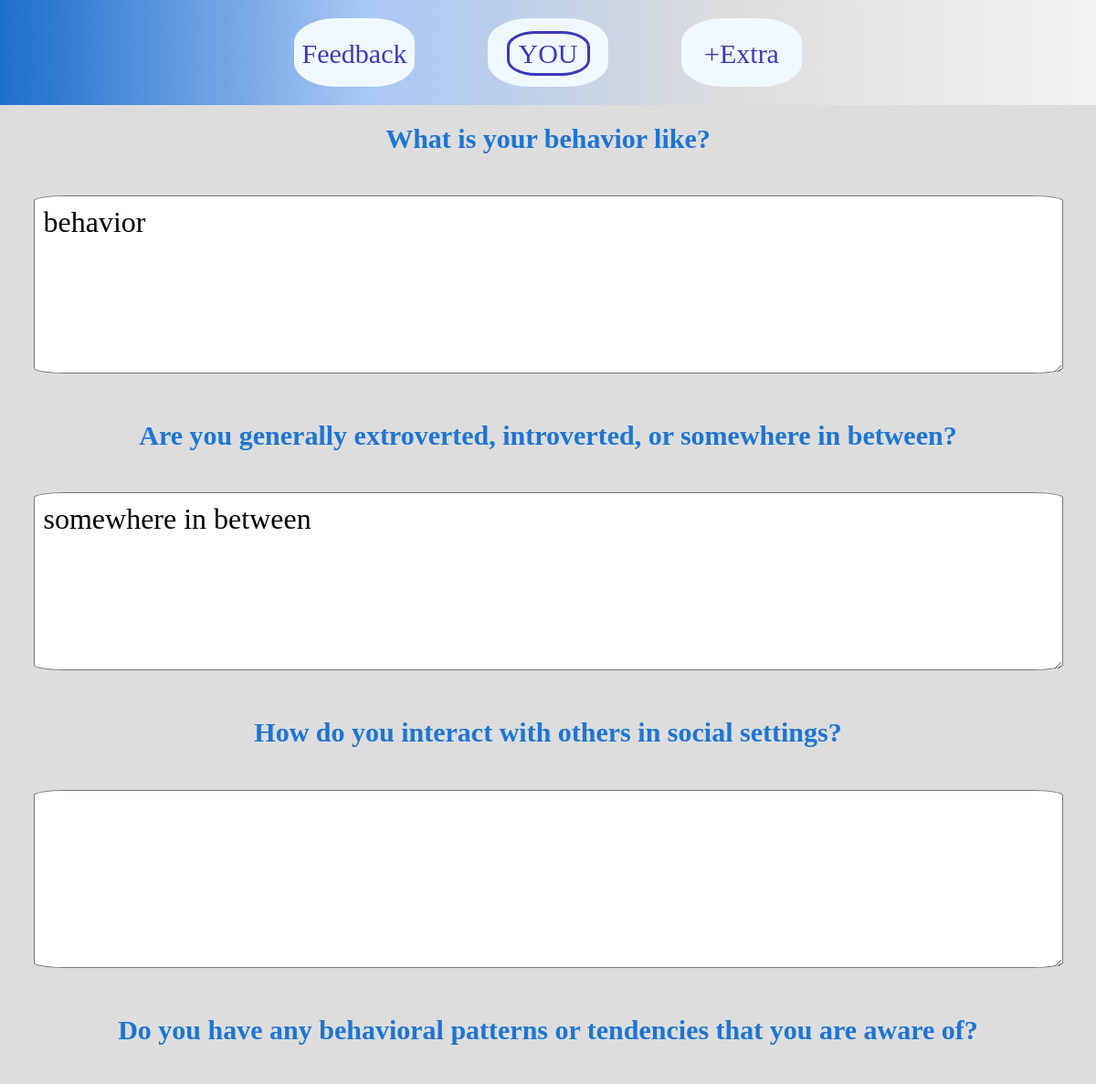
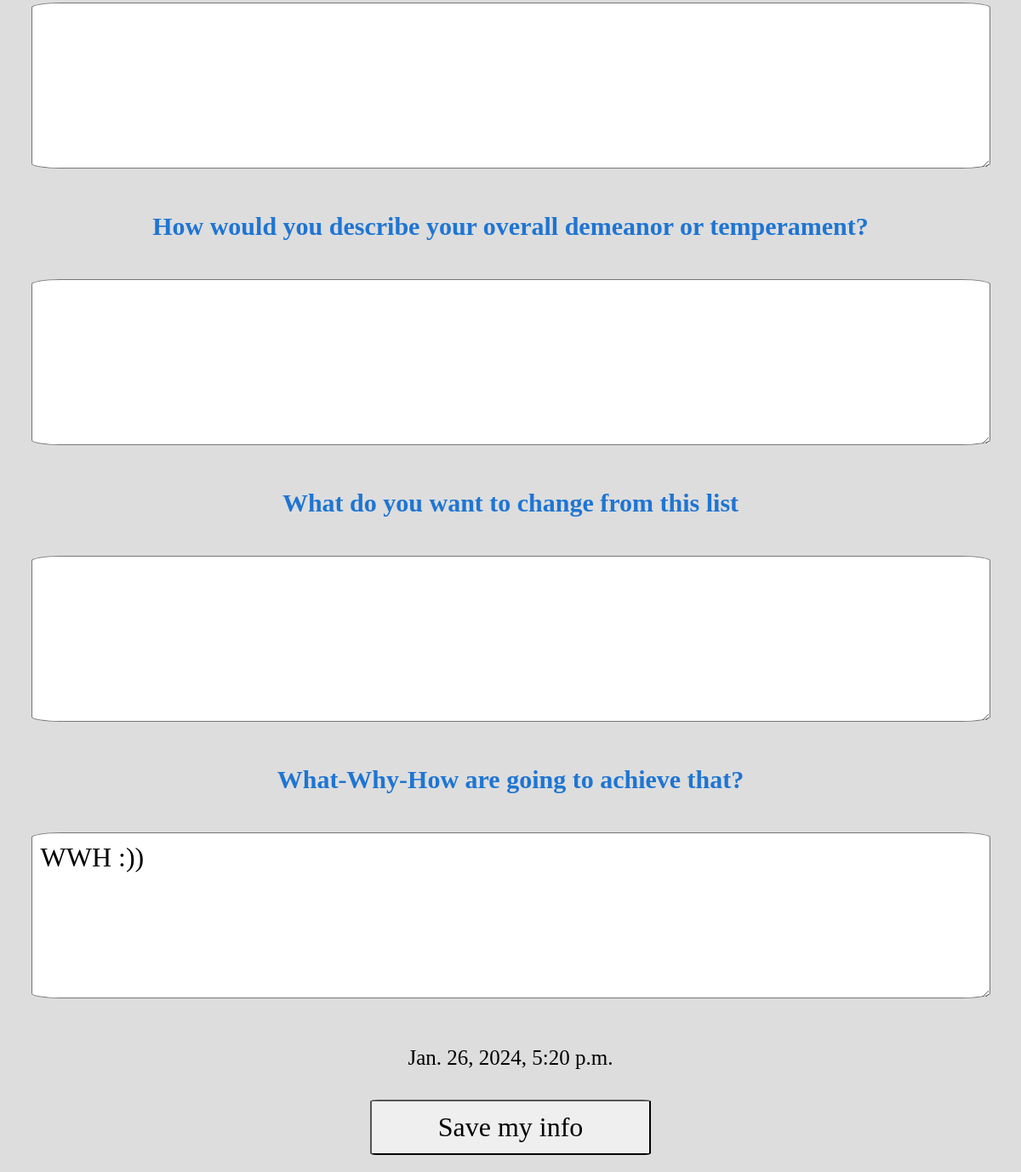
Screenshot of /behavior/ (signed in) with the database file from the repository (2 pictures, top to bottom).
### main/models.py (models this page shows)
class BaseModel(models.Model):
    class Meta:
        abstract = True
    text0 = models.TextField(blank=True)
    changes = models.TextField(blank=True)
    what_why_how = models.TextField(blank=True)
    date_time = models.DateTimeField()
    user = models.OneToOneField(User, on_delete=models.CASCADE)

class Parameter7Behavior(BaseModel):
    class Meta:
        verbose_name_plural = 'Parameter7Behavior'
    text1 = models.TextField(blank=True)
    text2 = models.TextField(blank=True)
    text3 = models.TextField(blank=True)
    text4 = models.TextField(blank=True)

### main/views.py (the view)
# urls.py: path('behavior/', main_views.add_parameter7_behavior, name='behavior'),
def add_parameter7_behavior(request):
    user = User.objects.get(username=request.user)
    if request.method == 'POST':
        form = AddParameter7Behavior(request.POST)
        if Parameter7Behavior.objects.filter(user_id=user.id).exists():
            if form.is_valid():
                update_model(form, user, Parameter7Behavior)
        else:
            if form.is_valid():
                save_taken_info(form, user)
        return redirect('/behavior/')
    else:
        if Parameter7Behavior.objects.filter(user_id=user.id).exists():
            model = Parameter7Behavior.objects.get(user_id=user.id)
            form = AddParameter7Behavior(instance=model)
            date_time = model.date_time
            return render(request, 'show.html', {'date_time':date_time, 'form':form})
        else:
            form = AddParameter7Behavior()
            return render(request, 'questions.html', {'form':form})

### main/forms.py
class AddParameter7Behavior(forms.ModelForm):
    class Meta:
        model = Parameter7Behavior
        fields = ('text0', 'text1', 'text2', 'text3', 'text4', 'changes', 'what_why_how')
        exlude = ('date_time', 'user')
        labels = {
            'text0':'What is your behavior like?',
            'text1':'Are you generally extroverted, introverted, or somewhere in between?',
            'text2':'How do you interact with others in social settings?',
            'text3':'Do you have any behavioral patterns or tendencies that you are aware of?',
            'text4':'How would you describe your overall demeanor or temperament?',
            'changes':'What do you want to change from this list',
            'what_why_how':'What-Why-How are going to achieve that?',
            }

### main/templates/show/show.html
{% extends 'base_show.html' %}
{% block 'questions' %}
    <h1>{{ form.text1.label }}</h1>
    <p>{{ form.text1 }}</p>
    <h1>{{ form.text2.label }}</h1>
    <p>{{ form.text2 }}</p>
    <h1>{{ form.text3.label }}</h1>
    <p>{{ form.text3 }}</p>
    <h1>{{ form.text4.label }}</h1>
    <p>{{ form.text4 }}</p>
{% endblock %}

### main/templates/show/base_show.html (shortened to what this page needs)
{% extends 'base.html' %}
{% load static %}
{% block 'links' %}<link rel="stylesheet" type="text/css" href="{% static 'main/css/form.css' %}">{% endblock %}
{% block 'content' %}
<form method="post">
    <h1>{{ form.text0.label }}</h1>
    <p>{{ form.text0 }}</p>
    {% block 'questions' %}
    {% endblock %}
    <h1>{{ form.changes.label }}</h1>
    <p>{{ form.changes }}</p>
    <h1>{{ form.what_why_how.label }}</h1>
    <p>{{ form.what_why_how }}</p>
    <p>{{ date_time }}</p>
    <div>
        <input type="submit" value="Save my info">
    </div>
</form>
{% endblock %}

### main/static/main/css/base.css (style rules this page uses)
:root { --blue: rgb(28, 110, 204); --gray-metal: #dddddd; }
body { margin: 0; background-color: var(--gray-metal); font-family: Cambria, Cochin, Georgia, Times, 'Times New Roman', serif; }
h1, p { text-align: center; }
h1 { color: rgb(30, 117, 211); font-size: 30px; }
p { font-size: 20px; }

### main/static/main/css/form.css (style rules this page uses)
body { text-align: center; padding-bottom: 10px; }
form { display: flex; flex-direction: column; }
input, textarea { border-radius: 3%; font-size: 32px; padding: 10px; font-family: Cambria, Cochin, Georgia, Times, 'Times New Roman', serif; }
input { height: 45px; width: 25%; }
textarea { height: 173px; width: 1105px; }
button, input[type="submit"] { height: 65px; width: 330px; border-radius: 3%; font-size: 32px; margin: 10px; }
p { font-size: 25px; }

### rows the page displays
Parameter7Behavior: text0 "behavior", text1 "somewhere in between", what_why_how "WWH :))", date_time "Jan. 26, 2024, 5:20 p.m."
